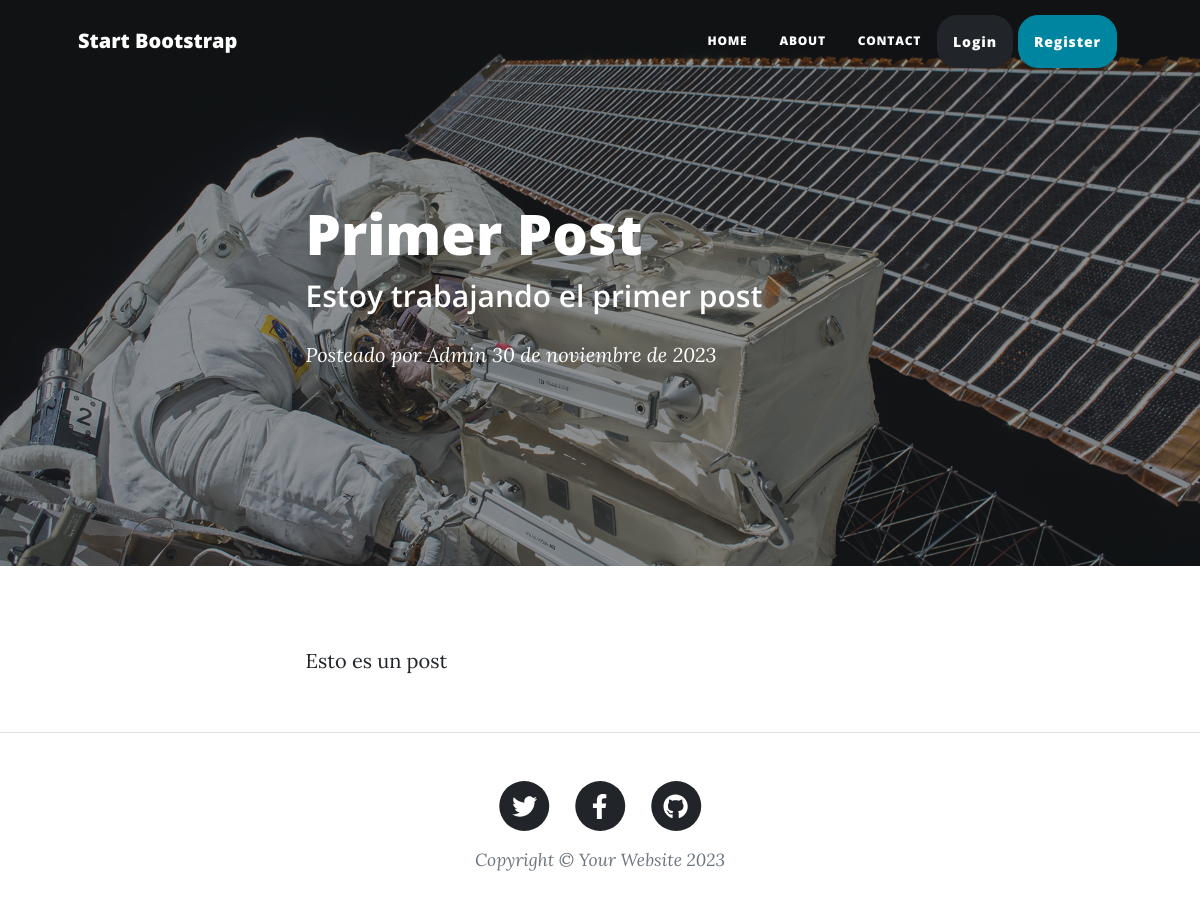
The app's page /article/post with its own data.
### coder/models.py (models this page shows, shortened)
class Post(models.Model):
    titulo = models.CharField(max_length=100)
    subtitulo = models.CharField(max_length=100)
    cuerpo = models.TextField()
    autor = models.ForeignKey(User, on_delete=models.CASCADE)
    fecha = models.DateField()
    imagen = models.ImageField(upload_to="posts", null=True, blank=True)
    slug = models.SlugField(max_length=200, unique=True)
    class Meta:
        verbose_name = "Post"  # traduce el nombre de la app
        verbose_name_plural = "posts"  # traduce el nombre de la app

### coder/views.py (the view)
# urls.py: path("article/<slug>", post, name="article"),
def post(request, slug):
    post = get_object_or_404(Post, slug=slug)
    return render(request, "coder/article.html", {"post": post})

### coder/templates/coder/article.html (shortened to what this page needs)
<!DOCTYPE html>
<html lang="en">
    <head>
        {%load static%}
        <link href="{% static 'core/css/styles.css' %}" rel="stylesheet" />
    </head>
    <body>
        <nav class="navbar navbar-expand-lg navbar-light" id="mainNav">
            <div class="container px-4 px-lg-5">
                <a class="navbar-brand" href="{% url 'index' %}">Start Bootstrap</a>
                <div class="collapse navbar-collapse" id="navbarResponsive">
                    <ul class="navbar-nav ms-auto py-4 py-lg-0">
                        <li class="nav-item"><a class="nav-link px-lg-3 py-3 py-lg-4" href="{% url 'index' %}">Home</a></li>
                        <li class="nav-item"><a class="nav-link px-lg-3 py-3 py-lg-4" href="{% url 'about' %}">About</a></li>
                        <li class="nav-item"><a class="nav-link px-lg-3 py-3 py-lg-4" href="{% url 'contact' %}">Contact</a></li>
                    </ul>
                    <button type="button" class="btn btn-dark login">Login</button>
                    <button type="button" class="btn btn-primary login">Register</button>
                </div>
            </div>
        </nav>
        <header class="masthead" style="background-image: url('{{post.imagen.url}}')">
            <div class="container position-relative px-4 px-lg-5">
                <div class="row gx-4 gx-lg-5 justify-content-center">
                    <div class="col-md-10 col-lg-8 col-xl-7">
                        <div class="post-heading">
                            <h1>{{post.titulo}}</h1>
                            <h2 class="subheading">{{post.subtitulo}}</h2>
                            <span class="meta">
                                Posteado por
                                {{post.autor}}
                                {{ post.fecha }}
                            </span>
                        </div>
                    </div>
                </div>
            </div>
        </header>
        <article class="mb-4">
            <div class="container px-4 px-lg-5">
                <div class="row gx-4 gx-lg-5 justify-content-center">
                    <div class="col-md-10 col-lg-8 col-xl-7">
                        <p>{{post.cuerpo}}</p>
        </article>
        <footer class="border-top">
            <div class="container px-4 px-lg-5">
                <div class="row gx-4 gx-lg-5 justify-content-center">
                    <div class="col-md-10 col-lg-8 col-xl-7">
                        <ul class="list-inline text-center">
                            <li class="list-inline-item">
                                <a href="#!">
                                    <span class="fa-stack fa-lg">
                                        <i class="fas fa-circle fa-stack-2x"></i>
                                        <i class="fab fa-twitter fa-stack-1x fa-inverse"></i>
                                    </span>
                                </a>
                            </li>
                            <li class="list-inline-item">
                                <a href="#!">
                                    <span class="fa-stack fa-lg">
                                        <i class="fas fa-circle fa-stack-2x"></i>
                                        <i class="fab fa-facebook-f fa-stack-1x fa-inverse"></i>
                                    </span>
                                </a>
                            </li>
                            <li class="list-inline-item">
                                <a href="#!">
                                    <span class="fa-stack fa-lg">
                                        <i class="fas fa-circle fa-stack-2x"></i>
                                        <i class="fab fa-github fa-stack-1x fa-inverse"></i>
                                    </span>
                                </a>
                            </li>
                        </ul>
                        <div class="small text-center text-muted fst-italic">Copyright &copy; Your Website 2023</div>
                    </div>
                </div>
            </div>
        </footer>
    </body>
</html>

### records on screen
Post: imagen (picture), titulo "Primer Post", subtitulo "Estoy trabajando el primer post", autor "Admin", fecha "30 de noviembre de 2023", cuerpo "Esto es un post"
